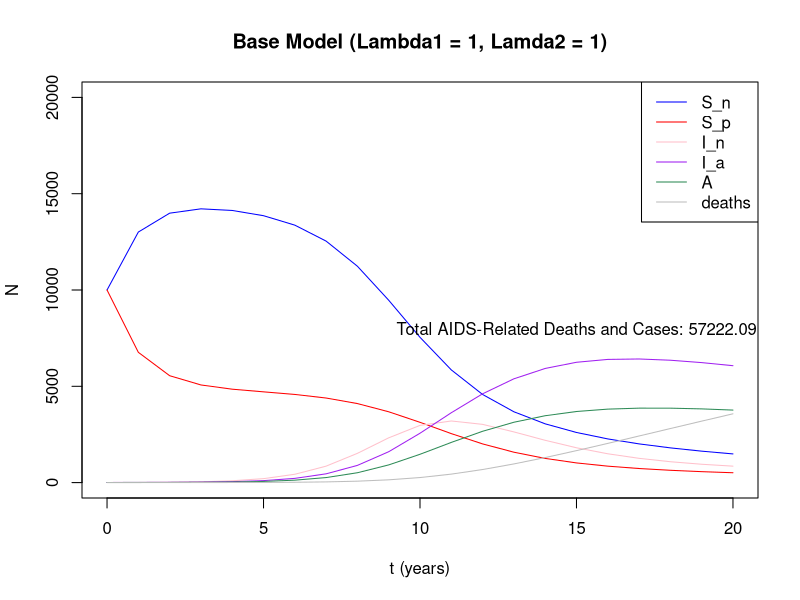
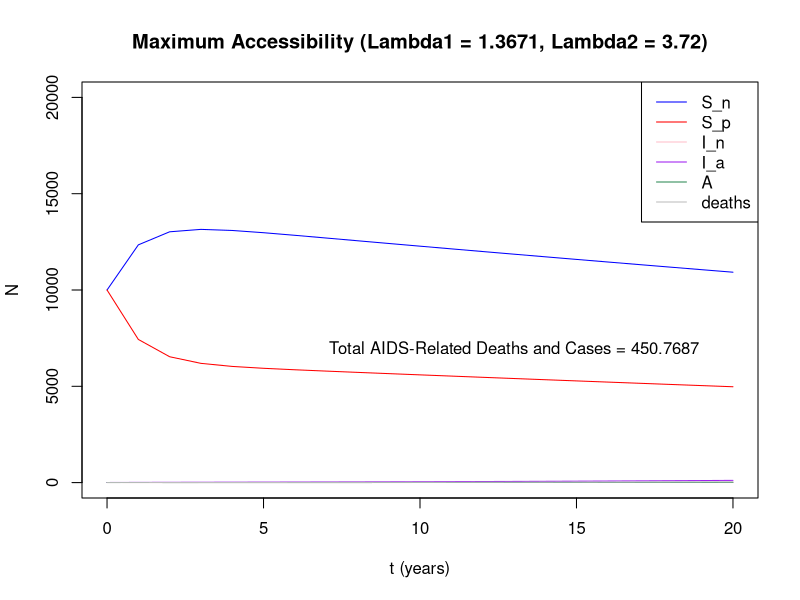
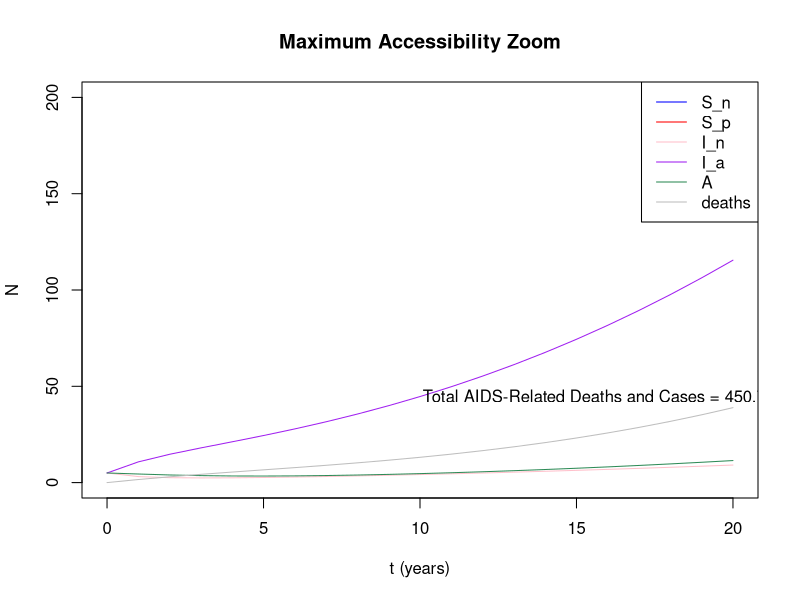
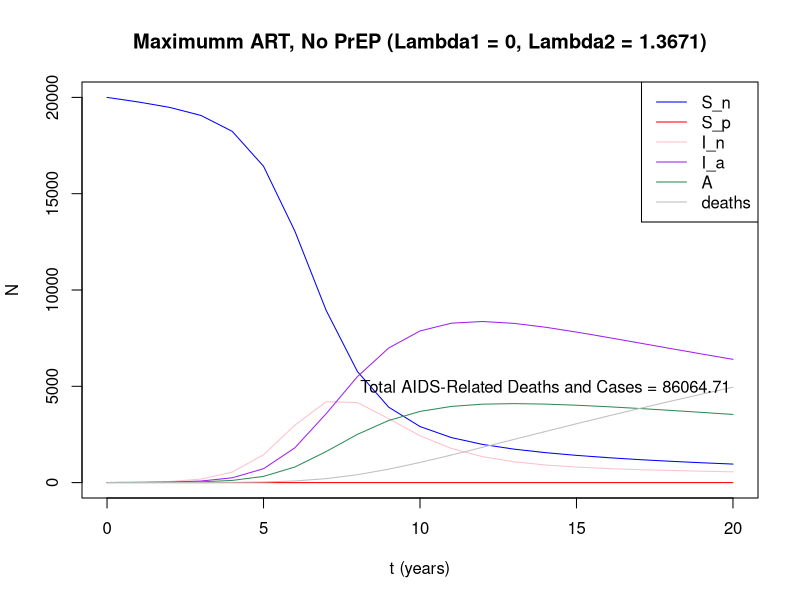
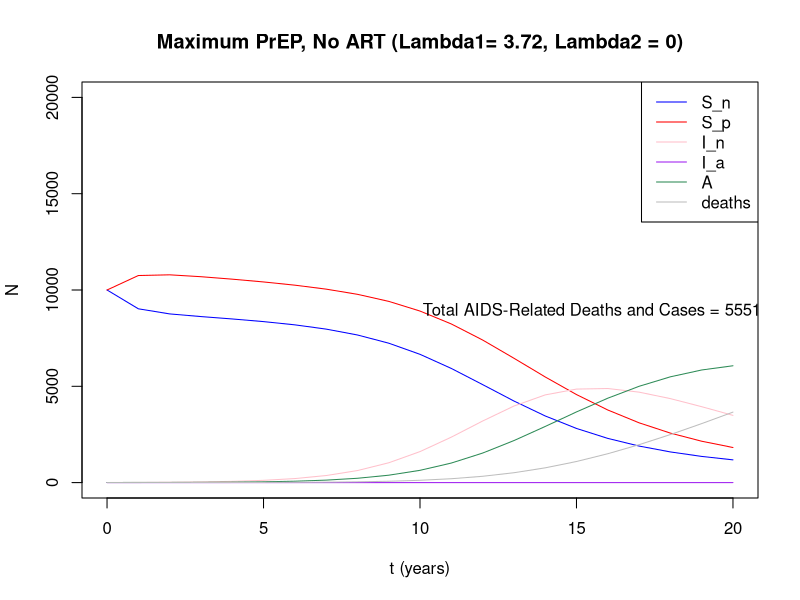
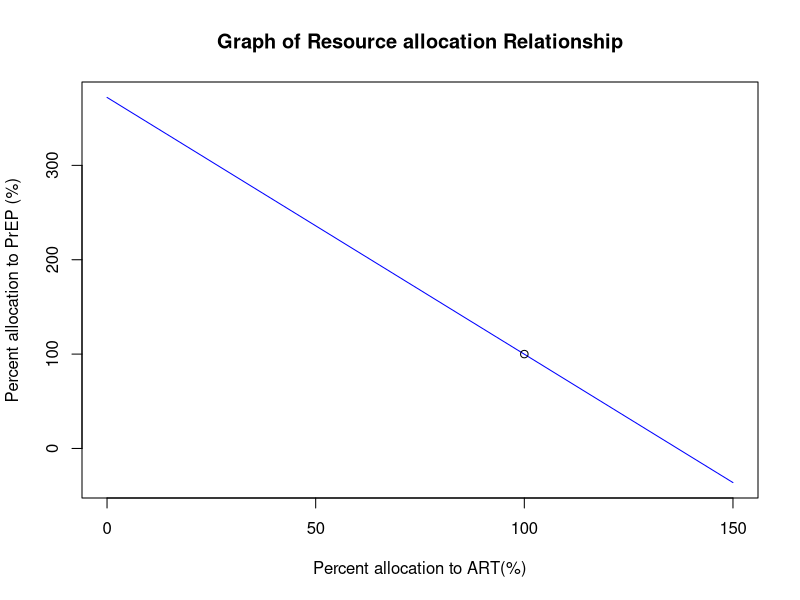
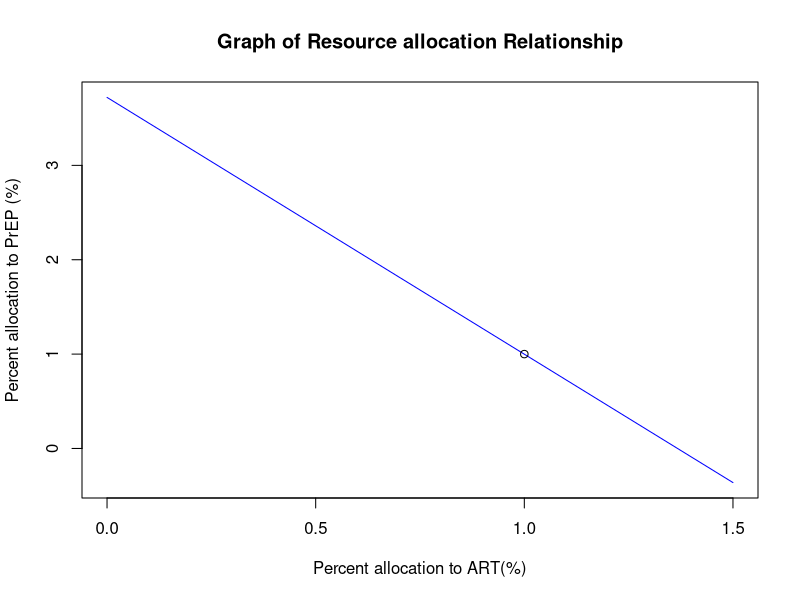
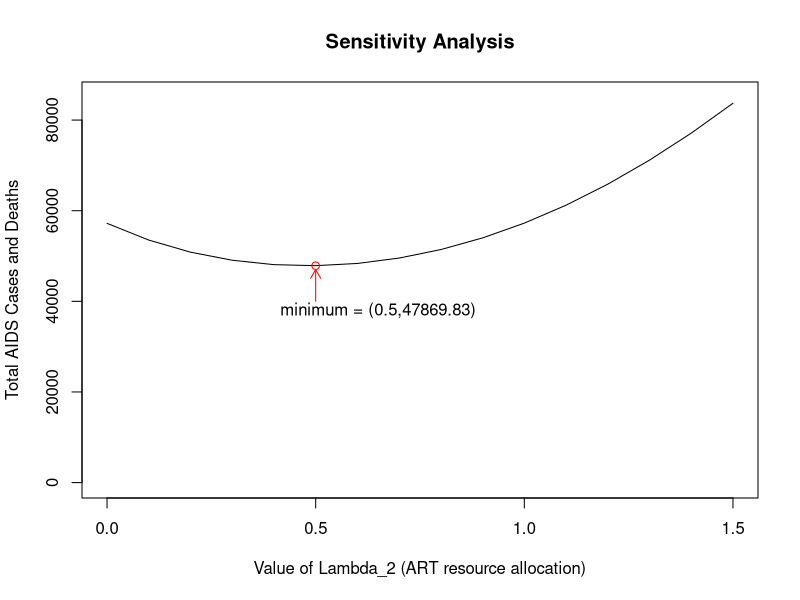

Write the R code that produced these figures, in order.
#Install deSolve package for lsoda
install.packages("deSolve")
library(deSolve)

##################### BASE MODEL ###########################

#Initial conditions and parameters
IC <- c(S_n = 10000, S_p = 10000, I_n = 5, I_a = 5, A = 5, Death = 0)
times <- seq(0,20)
params <- c(alpha = 0.75, 
            beta = 0.25,
            gamma = 0.0001,
            delta = 0.11,
            epsilon = 0.056,
            rho = 0.4,
            tau = 0.2371,
            pi = 0.1,
            omega = 0.1,
            mu = 0.01097,
            Lambda_2 = 1,
            Lambda_1 = 1)

#Creating a function for the model
ODE <- function(tt, IC, params){
  with(as.list(c(params, IC)), {
    dS_n <- (S_p*alpha-S_n*beta*Lambda_1-S_n*gamma*I_n-S_n*mu)
    dS_p <- (S_n*beta*Lambda_1-S_p*alpha-S_p*gamma*delta*I_a-S_p*mu)
    dI_n <- (S_n*gamma*I_n+I_a*epsilon-I_n*rho*Lambda_2-I_n*tau-I_n*mu)
    dI_a <- (S_p*gamma*delta*I_a+I_n*rho*Lambda_2-I_a*epsilon-I_a*tau*pi-I_a*mu)
    dA <- (I_n*tau+I_a*tau*pi-A*(omega+mu))
    dDeath <- A*(omega)
    return(list(c(dS_n, dS_p, dI_n, dI_a, dA, dDeath)))
  })
}

#Putting results into a table
output <- lsoda(IC, times, ODE, params)
head(output) 
sum(output[, 6], output[,7]) #gives total deaths and cases at the end of 20 years

#Plot results
plot(output[,1], output[,2],  type = "l", xlab = "t (years)", ylab = "N",
     ylim = c(0, 20000), col = "blue")
title(main = "Base Model (Lambda1 = 1, Lamda2 = 1)")
lines(output[,1], output[,3], col = "red")
lines(output[,1], output[,4], col = "pink")
lines(output[,1], output[,5], col = "purple")
lines(output[,1], output[,6], col = "seagreen4")
lines(output[,1], output[,7], col = "grey")
legend(x = "topright", legend = c("S_n","S_p", "I_n","I_a","A", "deaths"),
       col = c("blue", "red","pink", "purple", "seagreen4", "grey"), lty = 1)
text(15, 8000, "Total AIDS-Related Deaths and Cases: 57222.09")


################## MAXIMUM ACCESSIBILITY ###########################

#Initial conditions and parameters
IC <- c(S_n = 10000, S_p = 10000, I_n = 5, I_a = 5, A = 5, Death = 0) 
times <- seq(0,20)
params <- c(alpha = 0.75, 
            beta = 0.25,
            gamma = 0.0001,
            delta = 0.11,
            epsilon = 0.056,
            rho = 0.4,
            tau = 0.2371,
            pi = 0.1,
            omega = 0.337,
            mu = 0.01097,
            Lambda_2 = 3.72,
            Lambda_1 = 1.3671)

#Model Function
ODE <- function(tt, IC, params){
  with(as.list(c(params, IC)), {
    dS_n <- (S_p*alpha-S_n*beta*Lambda_1-S_n*gamma*I_n-S_n*mu)
    dS_p <- (S_n*beta*Lambda_1-S_p*alpha-S_p*gamma*delta*I_a-S_p*mu)
    dI_n <- (S_n*gamma*I_n+I_a*epsilon-I_n*rho*Lambda_2-I_n*tau-I_n*mu)
    dI_a <- (S_p*gamma*delta*I_a+I_n*rho*Lambda_2-I_a*epsilon-I_a*tau*pi-I_a*mu)
    dA <- (I_n*tau+I_a*tau*pi-A*(omega+mu))
    dDeath <- A*(omega)
    return(list(c(dS_n, dS_p, dI_n, dI_a, dA, dDeath)))
  })
}

#Putting results into a table
output <- lsoda(IC, times, ODE, params)
head(output) 
sum(output[, 6], output[,7]) #gives total deaths and cases at the end of 21 years

#Plot results
plot(output[,1], output[,2],  type = "l", xlab = "t (years)", ylab = "N",
     ylim = c(0, 20000), col = "blue")
title(main = "Maximum Accessibility (Lambda1 = 1.3671, Lambda2 = 3.72)")
lines(output[,1], output[,3], col = "red")
lines(output[,1], output[,4], col = "pink")
lines(output[,1], output[,5], col = "purple")
lines(output[,1], output[,6], col = "seagreen4")
lines(output[,1], output[,7], col = "grey")
legend(x = "topright", legend = c("S_n","S_p", "I_n","I_a","A", "deaths"),
       col = c("blue", "red","pink", "purple", "seagreen4", "grey"), lty = 1)
text(13, 7000, "Total AIDS-Related Deaths and Cases = 450.7687")

#Zoomed in results of the maximum accessibility analysis
#Plot results
plot(output[,1], output[,2],  type = "l", xlab = "t (years)", ylab = "N",
     ylim = c(0, 200), col = "blue")
title(main = "Maximum Accessibility Zoom")
lines(output[,1], output[,3], col = "red")
lines(output[,1], output[,4], col = "pink")
lines(output[,1], output[,5], col = "purple")
lines(output[,1], output[,6], col = "seagreen4")
lines(output[,1], output[,7], col = "grey")
legend(x = "topright", legend = c("S_n","S_p", "I_n","I_a","A", "deaths"),
       col = c("blue", "red","pink", "purple", "seagreen4", "grey"), lty = 1)
text(16, 45, "Total AIDS-Related Deaths and Cases = 450.7687")


########## NO PREP BUT MAXIMUM ART ##########

#Initial conditions and parameters
IC <- c(S_n = 20000, S_p = 0, I_n = 5, I_a = 5, A = 5, Death = 0) #Place what would be the S_p population into S_n since they are not getting PrEP tx
times <- seq(0,20)
params <- c(alpha = 0.75, 
            beta = 0.25,
            gamma = 0.0001,
            delta = 0.11,
            epsilon = 0.056,
            rho = 0.4,
            tau = 0.2371,
            pi = 0.1,
            omega = 0.1,
            mu = 0.01097,
            Lambda_2 = 1.3671,
            Lambda_1 = 0)

#Model Function
ODE <- function(tt, IC, params){
  with(as.list(c(params, IC)), {
    dS_n <- (S_p*alpha-S_n*beta*Lambda_1-S_n*gamma*I_n-S_n*mu)
    dS_p <- (S_n*beta*Lambda_1-S_p*alpha-S_p*gamma*delta*I_a-S_p*mu)
    dI_n <- (S_n*gamma*I_n+I_a*epsilon-I_n*rho*Lambda_2-I_n*tau-I_n*mu)
    dI_a <- (S_p*gamma*delta*I_a+I_n*rho*Lambda_2-I_a*epsilon-I_a*tau*pi-I_a*mu)
    dA <- (I_n*tau+I_a*tau*pi-A*(omega+mu))
    dDeath <- A*(omega)
    return(list(c(dS_n, dS_p, dI_n, dI_a, dA, dDeath)))
  })
}

#Results Table
output <- lsoda(IC, times, ODE, params)
head(output) 
sum(output[, 6], output[,7]) #gives total deaths and cases at the end of 21 years

#Plot results
plot(output[,1], output[,2],  type = "l", xlab = "t (years)", ylab = "N",
     ylim = c(0, 20000), col = "blue")
title(main = "Maximumm ART, No PrEP (Lambda1 = 0, Lambda2 = 1.3671)")
lines(output[,1], output[,3], col = "red")
lines(output[,1], output[,4], col = "pink")
lines(output[,1], output[,5], col = "purple")
lines(output[,1], output[,6], col = "seagreen4")
lines(output[,1], output[,7], col = "grey")
legend(x = "topright", legend = c("S_n","S_p", "I_n","I_a","A", "deaths"),
       col = c("blue", "red","pink", "purple", "seagreen4", "grey"), lty = 1)
text(14, 5000, "Total AIDS-Related Deaths and Cases = 86064.71")



############## NO ART BUT MAXIMUM PREP ##########
IC <- c(S_n = 10000, S_p = 10000, I_n = 5, I_a = 0, A = 5, Death = 0) 
times <- seq(0,20)
params <- c(alpha = 0.75, 
            beta = 0.25,
            gamma = 0.0001,
            delta = 0.11,
            epsilon = 0.056,
            rho = 0.4,
            tau = 0.2371,
            pi = 0.1,
            omega = 0.1,
            mu = 0.01097,
            Lambda_2 = 0,
            Lambda_1 = 3.72)

#Model Function
ODE <- function(tt, IC, params){
  with(as.list(c(params, IC)), {
    dS_n <- (S_p*alpha-S_n*beta*Lambda_1-S_n*gamma*I_n-S_n*mu)
    dS_p <- (S_n*beta*Lambda_1-S_p*alpha-S_p*gamma*delta*I_a-S_p*mu)
    dI_n <- (S_n*gamma*I_n+I_a*epsilon-I_n*rho*Lambda_2-I_n*tau-I_n*mu)
    dI_a <- (S_p*gamma*delta*I_a+I_n*rho*Lambda_2-I_a*epsilon-I_a*tau*pi-I_a*mu)
    dA <- (I_n*tau+I_a*tau*pi-A*(omega+mu))
    dDeath <- A*(omega)
    return(list(c(dS_n, dS_p, dI_n, dI_a, dA, dDeath)))
  })
}

#Results Table
output <- lsoda(IC, times, ODE, params)
head(output) 
sum(output[, 6], output[,7]) #gives total deaths and cases at the end of 21 years

#Plot results
plot(output[,1], output[,2],  type = "l", xlab = "t (years)", ylab = "N",
     ylim = c(0, 20000), col = "blue")
title(main = "Maximum PrEP, No ART (Lambda1= 3.72, Lambda2 = 0)")
lines(output[,1], output[,3], col = "red")
lines(output[,1], output[,4], col = "pink")
lines(output[,1], output[,5], col = "purple")
lines(output[,1], output[,6], col = "seagreen4")
lines(output[,1], output[,7], col = "grey")
legend(x = "topright", legend = c("S_n","S_p", "I_n","I_a","A", "deaths"),
       col = c("blue", "red","pink", "purple", "seagreen4", "grey"), lty = 1)
text(16, 9000, "Total AIDS-Related Deaths and Cases = 55511.88")

######################## SENSITIVITY ANALYSIS ############################

########### PrEP vs. ART allocation scaled to be in percentages
linear <- function(allocation_to_ART){ 
  y <- allocation_to_ART*(-4/1.47) + 372 
  return(y)
}

#plotting PrEP vs. ART graph
plot(seq(0, 150, by = 1), linear(seq(0, 150, by = 1)), type = "l", xlab = "Percent allocation to ART(%)", ylab = "Percent allocation to PrEP (%)", col = "blue", main = "Graph of Resource allocation Relationship")
points(100,100)

#CLEAR FIELD#
#rescale to proportions of Lambda for the rest of the analysis

#PrEP vs. ART allocation as a linear function
linear <- function(allocation_to_ART){ 
  y <- allocation_to_ART*(-4/1.47) + 3.72 
  return(y)
}

#plotting PrEP vs. ART allocation graph
plot(seq(0, 1.5, by = 0.1), linear(seq(0, 1.5, by = 0.1)), type = "l", xlab = "Percent allocation to ART(%)", ylab = "Percent allocation to PrEP (%)", col = "blue", main = "Graph of Resource allocation Relationship")
points(1,1)

#Set up values and an empty vector for Lambda_2 vs Deaths and Cases
Lambda_2_vals <- seq(0, 1.5, 0.1) 
empty_array <- rep(NA, 16)

#Create a for loop for Lambda_2 values
for(i in Lambda_2_vals){
  L1 <- linear(i)
  
  IC <- c(S_n = 10000, S_p = 10000, I_n = 5, I_a = 5, A = 5, Death = 0)
  times <- seq(0,20)
  params <- c(alpha = 0.75, 
              beta = 0.25,
              gamma = 0.0001,
              delta = 0.11,
              epsilon = 0.056,
              rho = 0.4,
              tau = 0.2371,
              pi = 0.1,
              omega = 0.1,
              mu = 0.01097,
              Lambda_2 = i,
              Lambda_1 = L1)
  ODE <- function(tt, IC, params){
    with(as.list(c(params, IC)), {
      dS_n <- (S_p*alpha-S_n*beta*Lambda_1-S_n*gamma*I_n-S_n*mu)
      dS_p <- (S_n*beta*Lambda_1-S_p*alpha-S_p*gamma*delta*I_a-S_p*mu)
      dI_n <- (S_n*gamma*I_n+I_a*epsilon-I_n*rho*Lambda_2-I_n*tau-I_n*mu)
      dI_a <- (S_p*gamma*delta*I_a+I_n*rho*Lambda_2-I_a*epsilon-I_a*tau*pi-I_a*mu)
      dA <- (I_n*tau+I_a*tau*pi-A*(omega+mu))
      dDeath <- A*(omega)
      return(list(c(dS_n, dS_p, dI_n, dI_a, dA, dDeath)))
    })
  }
  
  output <- lsoda(IC, times, ODE, params)
  
  #sum of deaths from AIDS and AIDS cases
  temp <- sum(output[, 6]) + sum(output[, 7])
  
  #place new values into the empty vector
  empty_array[i*10  + 1] <- temp
}

#Find the smallest number of deaths and cases
min(empty_array)

#place values of Lambda_2 and AIDS-related deaths and cases into a matrix to see the coordinates 
cbind(seq(0,1.5,0.1), empty_array) #Find Lambda_2 value correlating to the minimum number of cases and deaths

#Plot the relationship of Lambda_2 and AIDS-related deaths and cases
plot(seq(0, 1.5, by = 0.1), empty_array, ylim = c(0, 85000), xlab = "Value of Lambda_2 (ART resource allocation)", ylab = "Total AIDS Cases and Deaths", type = 'l', main = "Sensitivity Analysis")
points(0.5, 47869.83, col = "red") #Add point at the minimum value of deaths and cases
arrows(0.5, 40000, x1 = 0.5, y1 = 47000, length = 0.1, col = "red") #add arrow and text to label the coordinate
text(0.65, 38000, "minimum = (0.5,47869.83)")

################## OPTIMAL MODEL ###########################

#Initial conditions and parameters
IC <- c(S_n = 10000, S_p = 10000, I_n = 5, I_a = 5, A = 5, Death = 0) 
times <- seq(0,20)
params <- c(alpha = 0.75, 
            beta = 0.25,
            gamma = 0.0001,
            delta = 0.11,
            epsilon = 0.056,
            rho = 0.4,
            tau = 0.2371,
            pi = 0.1,
            omega = 0.1,
            mu = 0.01097,
            Lambda_2 = 0.5, #Value given in sensitivity analysis
            Lambda_1 = 2.359) #Plug in Lambda_2 value into linear function to get value

#Model Function
ODE <- function(tt, IC, params){
  with(as.list(c(params, IC)), {
    dS_n <- (S_p*alpha-S_n*beta*Lambda_1-S_n*gamma*I_n-S_n*mu)
    dS_p <- (S_n*beta*Lambda_1-S_p*alpha-S_p*gamma*delta*I_a-S_p*mu)
    dI_n <- (S_n*gamma*I_n+I_a*epsilon-I_n*rho*Lambda_2-I_n*tau-I_n*mu)
    dI_a <- (S_p*gamma*delta*I_a+I_n*rho*Lambda_2-I_a*epsilon-I_a*tau*pi-I_a*mu)
    dA <- (I_n*tau+I_a*tau*pi-A*(omega+mu))
    dDeath <- A*(omega)
    return(list(c(dS_n, dS_p, dI_n, dI_a, dA, dDeath)))
  })
}

#Results Table
output <- lsoda(IC, times, ODE, params)
head(output) 
sum(output[, 6], output[,7]) #gives total deaths and cases at the end of 21 years

#Plot results
plot(output[,1], output[,2],  type = "l", xlab = "t (years)", ylab = "N",
     ylim = c(0, 20000), col = "blue")
title(main = "Minimum AIDS-Related Deaths and Cases (Lambda_1 = 2.359 and Lambda_2 = 0.5)")
lines(output[,1], output[,3], col = "red")
lines(output[,1], output[,4], col = "pink")
lines(output[,1], output[,5], col = "purple")
lines(output[,1], output[,6], col = "seagreen4")
lines(output[,1], output[,7], col = "grey")
legend(x = "topright", legend = c("S_n","S_p", "I_n","I_a","A", "deaths"),
       col = c("blue", "red","pink", "purple", "seagreen4", "grey"), lty = 1)
text(16, 7000, "Total AIDS-Related Deaths and Cases = 47883.59") #may be slightly off due to precision (steps in the sensitivity analysis sequence)
